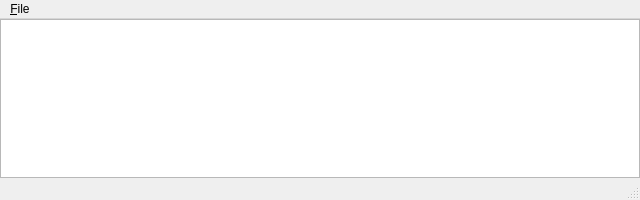
<?xml version="1.0" encoding="UTF-8"?>
<ui version="4.0">
 <class>MainWindow</class>
 <widget class="QMainWindow" name="MainWindow">
  <property name="geometry">
   <rect>
    <x>0</x>
    <y>0</y>
    <width>640</width>
    <height>200</height>
   </rect>
  </property>
  <property name="sizePolicy">
   <sizepolicy hsizetype="Expanding" vsizetype="Expanding">
    <horstretch>0</horstretch>
    <verstretch>0</verstretch>
   </sizepolicy>
  </property>
  <property name="minimumSize">
   <size>
    <width>150</width>
    <height>120</height>
   </size>
  </property>
  <property name="windowTitle">
   <string>MesyDAQ simulator</string>
  </property>
  <widget class="QWidget" name="centralWidget">
   <property name="sizePolicy">
    <sizepolicy hsizetype="Expanding" vsizetype="Expanding">
     <horstretch>0</horstretch>
     <verstretch>0</verstretch>
    </sizepolicy>
   </property>
   <layout class="QGridLayout" name="gridLayout">
    <property name="margin">
     <number>0</number>
    </property>
    <item row="0" column="0">
     <widget class="QTextBrowser" name="logText">
      <property name="textInteractionFlags">
       <set>Qt::TextSelectableByKeyboard|Qt::TextSelectableByMouse</set>
      </property>
      <property name="openLinks">
       <bool>false</bool>
      </property>
     </widget>
    </item>
   </layout>
  </widget>
  <widget class="QMenuBar" name="menuBar">
   <property name="geometry">
    <rect>
     <x>0</x>
     <y>0</y>
     <width>500</width>
     <height>22</height>
    </rect>
   </property>
   <widget class="QMenu" name="menu_File">
    <property name="title">
     <string>&amp;File</string>
    </property>
    <addaction name="action_StartStop"/>
    <addaction name="separator"/>
    <addaction name="action_Quit"/>
   </widget>
   <addaction name="menu_File"/>
  </widget>
  <widget class="QStatusBar" name="statusBar"/>
  <action name="action_Quit">
   <property name="text">
    <string>&amp;Quit</string>
   </property>
   <property name="toolTip">
    <string>Quit this program.</string>
   </property>
  </action>
  <action name="action_StartStop">
   <property name="text">
    <string>&amp;Start</string>
   </property>
   <property name="toolTip">
    <string>Start or Stop data generator.</string>
   </property>
  </action>
 </widget>
 <layoutdefault spacing="6" margin="11"/>
 <resources/>
 <connections/>
</ui>
